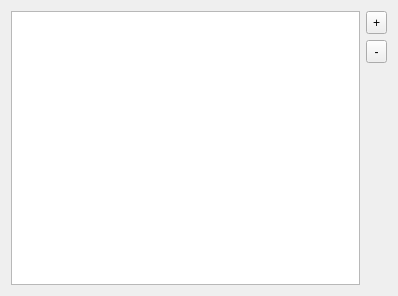
<?xml version="1.0" encoding="UTF-8"?>
<ui version="4.0">
 <class>ToolChainOptionsPage</class>
 <widget class="QWidget" name="ToolChainOptionsPage">
  <property name="geometry">
   <rect>
    <x>0</x>
    <y>0</y>
    <width>398</width>
    <height>296</height>
   </rect>
  </property>
  <layout class="QVBoxLayout" name="verticalLayout">
   <item>
    <layout class="QHBoxLayout" name="horizontalLayout">
     <item>
      <widget class="QTreeView" name="toolChainView">
       <property name="uniformRowHeights">
        <bool>true</bool>
       </property>
       <attribute name="headerStretchLastSection">
        <bool>false</bool>
       </attribute>
      </widget>
     </item>
     <item>
      <layout class="QVBoxLayout" name="_2">
       <property name="spacing">
        <number>6</number>
       </property>
       <property name="margin">
        <number>0</number>
       </property>
       <item>
        <widget class="QToolButton" name="addButton">
         <property name="sizePolicy">
          <sizepolicy hsizetype="Preferred" vsizetype="Fixed">
           <horstretch>0</horstretch>
           <verstretch>0</verstretch>
          </sizepolicy>
         </property>
         <property name="minimumSize">
          <size>
           <width>21</width>
           <height>23</height>
          </size>
         </property>
         <property name="text">
          <string>+</string>
         </property>
         <property name="icon">
          <iconset resource="../coreplugin/core.qrc">
           <normaloff>:/core/images/plus.png</normaloff>:/core/images/plus.png</iconset>
         </property>
         <property name="popupMode">
          <enum>QToolButton::InstantPopup</enum>
         </property>
        </widget>
       </item>
       <item>
        <widget class="QToolButton" name="delButton">
         <property name="sizePolicy">
          <sizepolicy hsizetype="Preferred" vsizetype="Fixed">
           <horstretch>0</horstretch>
           <verstretch>0</verstretch>
          </sizepolicy>
         </property>
         <property name="minimumSize">
          <size>
           <width>21</width>
           <height>23</height>
          </size>
         </property>
         <property name="text">
          <string>-</string>
         </property>
         <property name="icon">
          <iconset resource="../coreplugin/core.qrc">
           <normaloff>:/core/images/minus.png</normaloff>:/core/images/minus.png</iconset>
         </property>
        </widget>
       </item>
       <item>
        <spacer>
         <property name="orientation">
          <enum>Qt::Vertical</enum>
         </property>
         <property name="sizeHint" stdset="0">
          <size>
           <width>10</width>
           <height>40</height>
          </size>
         </property>
        </spacer>
       </item>
      </layout>
     </item>
    </layout>
   </item>
  </layout>
 </widget>
 <resources>
  <include location="../coreplugin/core.qrc"/>
 </resources>
 <connections/>
</ui>
